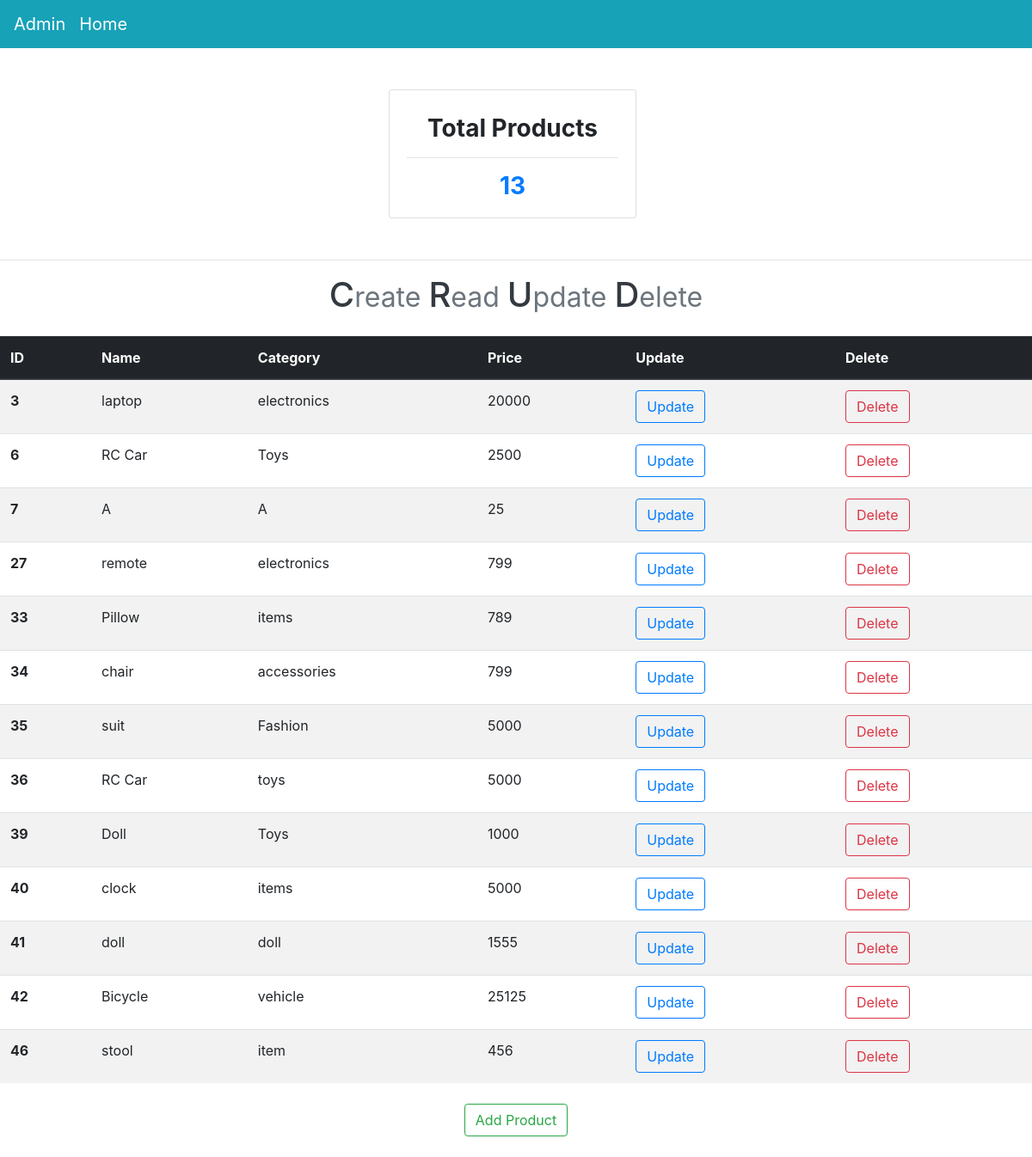
The page / on the database its author committed.
### crud_app/models.py (models this page shows, shortened)
class Product(models.Model):
    pid = models.AutoField(primary_key=True)
    pname = models.CharField(max_length=50,null=False)
    category = models.CharField(max_length=50,null=False)
    price = models.IntegerField(default=0)

### crud_app/views.py (the view, shortened to what this page needs)
# urls.py: 2. Add a URL to urlpatterns:  path('', views.home, name='home')
def home(request):
    prods = Product.objects.all()
    return render(request, 'home.html',{'prods':prods})

### crud_app/templates/home.html (shortened to what this page needs)
{% extends 'basic.html' %}
{% block body %}
<div class="container my-5">
      <div class="row d-flex justify-content-center">
        <div class="card mr-2" style="width: 18rem;">
          <div class="card-body">
            <h3 class="card-title text-center my-2 font-weight-bold ">Total Products</h3>
            <hr>
            <h3 class="card-text text-center font-weight-bold text-primary">{{prods|length}}</h3>
          </div>
        </div>
    </div>
</div>
<hr>
<h1 class="mt-3 mb-4 text-dark" style="text-align:center;">C<small class="text-secondary">reate </small>R<small class="text-secondary">ead </small>U<small class="text-secondary">pdate </small>D<small class="text-secondary">elete</small></h1>
<table class="table table-striped">
  <thead class="thead-dark">
    <tr>
      <th scope="col">ID</th>
      <th scope="col">Name</th>
      <th scope="col">Category</th>
      <th scope="col">Price</th>
      <th scope="col">Update</th>
      <th scope="col">Delete</th>
    </tr>
  </thead>
  <tbody>
    {% for i in prods %}
    <tr>
      <th scope="row">{{i.pid}}</th>
      <td>{{i.pname}} </td>
      <td>{{i.category}}</td>
      <td>{{i.price}}</td>
      <td><a href="{% url 'update_order' i.pid %}" class="btn btn-outline-primary">Update</a></td>
      <td><a href=" {% url 'delete_order' i.pid %}" class="btn btn-outline-danger">Delete</a></td>
    </tr>
    {% endfor %}
  </tbody>
</table>
<div class="my-4 d-flex justify-content-center">
<button type="button" class="btn btn-outline-success" data-toggle="modal" data-target="#exampleModalCenter">
  Add Product
</button>
</div>
{% endblock body %}

### crud_app/templates/basic.html (shortened to what this page needs)
<!doctype html>
<html lang="en">
  <head>
    <link rel="stylesheet" href="https://maxcdn.bootstrapcdn.com/bootstrap/4.0.0/css/bootstrap.min.css">
  </head>
  <body>
  <nav class="navbar navbar-expand-lg navbar-dark bg-info">
  <a class="navbar-brand" href="/admin/">Admin</a>
  <a class="navbar-brand" href="{% url 'home' %}">Home</a>
</nav>
  {% block body %}
  {% endblock body %}
  </body>
</html>

### rows shown on the page
Product: pid "3", pname "laptop", category "electronics", price "20000"
Product: pid "6", pname "RC Car", category "Toys", price "2500"
Product: pid "7", pname "A", category "A", price "25"
Product: pid "27", pname "remote", category "electronics", price "799"
Product: pid "33", pname "Pillow", category "items", price "789"
Product: pid "34", pname "chair", category "accessories", price "799"
Product: pid "35", pname "suit", category "Fashion", price "5000"
Product: pid "36", pname "RC Car", category "toys", price "5000"
Product: pid "39", pname "Doll", category "Toys", price "1000"
Product: pid "40", pname "clock", category "items", price "5000"
Product: pid "41", pname "doll", category "doll", price "1555"
Product: pid "42", pname "Bicycle", category "vehicle", price "25125"
Product: pid "46", pname "stool", category "item", price "456"

### other values the page prints
{{ prods|length }} "13"
